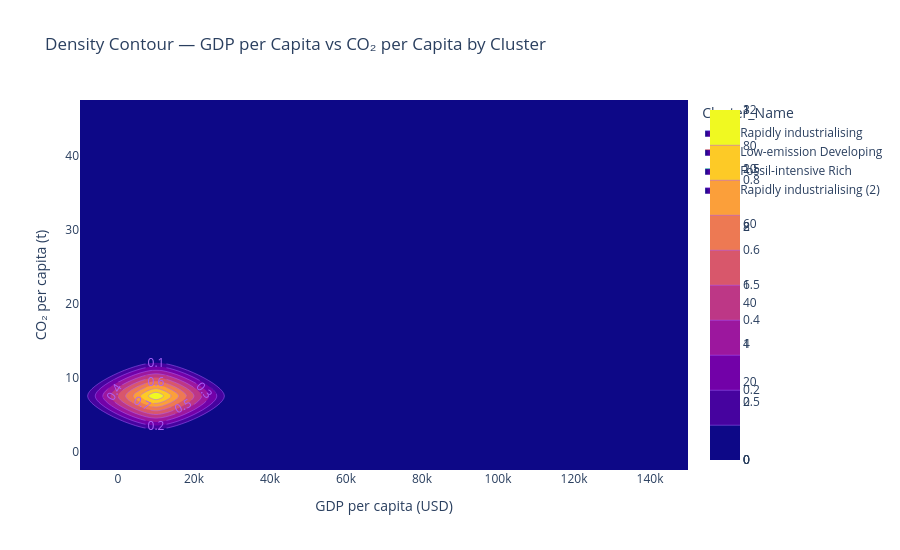

Notebook cell for this chart:
### Code cell
section("Density contour — CO₂ per capita vs GDP per capita")

plot_data = snap_clean.dropna(subset=["gdp_per_capita","co2_per_capita"])

fig = px.density_contour(
    plot_data, x="gdp_per_capita", y="co2_per_capita",
    color="Cluster_Name",
    title="Density Contour — GDP per Capita vs CO₂ per Capita by Cluster",
    labels={"gdp_per_capita": "GDP per capita (USD)", "co2_per_capita": "CO₂ per capita (t)"}
)
fig.update_traces(contours_coloring="fill", contours_showlabels=True)
fig.update_layout(height=550)
fig.show()

### Figure 1 — Plotly figure (JSON) as saved in the notebook; plotly's stock layout.template omitted (floating-point values rounded to 4 significant figures)
{"data": [{"contours": {"coloring": "fill", "showlabels": true}, "hovertemplate": "Cluster_Name=Rapidly industrialising<br>GDP per capita (USD)=%{x}<br>CO₂ per capita (t)=%{y}<br>count=%{z}<extra></extra>", "legendgroup": "Rapidly industrialising", "line": {"color": "#636efa"}, "name": "Rapidly industrialising", "showlegend": true, "type": "histogram2dcontour", "x": [1314.0, 12790.0, 4444.0, 13790.0, 5066.0, 12070.0, 2419.0, 6472.0, 16100.0, 15160.0, 1658.0, 688.9, 3787.0, 2994.0, 8179.0, 736.0, 1307.0, 14360.0, 2016.0, 3924.0, 15810.0, 3996.0, 7609.0, 25730.0, 891.8, 2986.0, 10100.0, 17020.0, 9820.0, 12970.0, 9438.0, 11200.0, 7872.0, 2153.0, 14820.0, 1766.0, 4387.0, 8193.0, 1685.0, 1548.0, 1526.0, 4753.0, 7350.0, 12550.0, 11970.0, 7051.0, 8820.0, 3509.0, 4558.0, 7270.0, 8485.0, 2083.0, 787.5, 1268.0, 1287.0, 1324.0, 3215.0, 21150.0, 15810.0, 7838.0, 8349.0, 962.8, 5414.0, 7564.0, 3229.0, 4868.0, 978.9, 5084.0, 5412.0, 4538.0, 9634.0, 10210.0, 8905.0, 26330.0, 2085.0, 9783.0, 3646.0, 2941.0, 1411.0, 32800.0, 11160.0, 2331.0, 4964.0, 3063.0, 15670.0, 1768.0, 10680.0, 27410.0, 2156.0, 7532.0, 20370.0, 11260.0, 8365.0, 1592.0, 3398.0, 1612.0], "xaxis": "x", "xbingroup": "x", "y": [0.2538, 1.592, 0.5895, 2.499, 0.6241, 4.833, 0.4194, 2.313, 2.96, 2.278, 0.2763, 0.06525, 1.241, 0.3307, 1.131, 0.07404, 0.1395, 1.752, 0.6365, 1.396, 1.708, 0.4643, 2.226, 5.374, 0.05403, 0.4826, 2.58, 2.899, 2.535, 2.217, 1.416, 3.704, 0.8405, 0.1351, 2.126, 0.2909, 0.6106, 1.08, 0.2729, 0.1554, 0.2523, 1.187, 2.201, 2.865, 5.074, 2.959, 2.01, 0.3761, 1.638, 3.14, 2.696, 1.1, 0.1531, 0.1417, 0.08688, 0.2851, 1.013, 3.677, 3.523, 1.755, 1.814, 0.2487, 0.5799, 1.145, 0.6332, 0.8141, 0.1173, 0.5837, 0.7156, 0.8698, 1.145, 2.053, 1.51, 3.605, 0.1426, 2.987, 0.6019, 0.7616, 0.166, 6.018, 0.9014, 1.288, 1.014, 0.292, 3.736, 0.3276, 2.661, 5.865, 0.1266, 3.764, 2.354, 3.829, 3.673, 0.2494, 0.565, 0.8237], "yaxis": "y", "ybingroup": "y"}, {"contours": {"coloring": "fill", "showlabels": true}, "hovertemplate": "Cluster_Name=Low-emission Developing<br>GDP per capita (USD)=%{x}<br>CO₂ per capita (t)=%{y}<br>count=%{z}<extra></extra>", "legendgroup": "Low-emission Developing", "line": {"color": "#EF553B"}, "name": "Low-emission Developing", "showlegend": true, "type": "histogram2dcontour", "x": [13100.0, 18830.0, 44000.0, 17030.0, 19160.0, 42060.0, 14690.0, 20270.0, 22930.0, 26180.0, 32130.0, 50730.0, 29630.0, 40610.0, 40310.0, 18590.0, 46500.0, 25340.0, 47780.0, 29470.0, 17560.0, 60350.0, 36990.0, 35830.0, 38200.0, 25140.0, 27240.0, 12660.0, 30110.0, 55300.0, 25290.0, 34640.0, 13230.0, 20780.0, 49130.0, 39090.0, 1538.0, 15630.0, 21530.0, 32070.0, 28390.0, 25630.0, 17200.0, 24320.0, 27470.0, 11600.0, 41280.0, 33980.0, 47120.0, 63620.0, 53280.0, 13490.0, 38360.0, 5305.0], "xaxis": "x", "xbingroup": "x", "y": [4.234, 3.743, 6.18, 3.853, 6.163, 7.28, 6.139, 4.679, 3.983, 4.765, 7.044, 4.746, 6.105, 5.301, 3.969, 3.095, 6.769, 5.311, 4.494, 4.136, 8.656, 6.339, 5.607, 5.088, 7.772, 13.94, 3.452, 8.842, 4.387, 10.46, 8.162, 3.204, 12.86, 3.722, 6.297, 6.229, 2.36, 3.631, 2.805, 7.08, 3.409, 12.29, 6.238, 5.003, 5.283, 6.872, 11.29, 4.599, 3.592, 3.595, 11.3, 10.81, 4.526, 4.085], "yaxis": "y", "ybingroup": "y"}, {"contours": {"coloring": "fill", "showlabels": true}, "hovertemplate": "Cluster_Name=Fossil-intensive Rich<br>GDP per capita (USD)=%{x}<br>CO₂ per capita (t)=%{y}<br>count=%{z}<extra></extra>", "legendgroup": "Fossil-intensive Rich", "line": {"color": "#00cc96"}, "name": "Fossil-intensive Rich", "showlegend": true, "type": "histogram2dcontour", "x": [51310.0, 38320.0, 45370.0, 42120.0, 47710.0, 88390.0, 37490.0, 132000.0, 56690.0, 81740.0, 25080.0, 76130.0, 57080.0], "xaxis": "x", "xbingroup": "x", "y": [14.48, 24.27, 13.42, 9.667, 26.25, 6.668, 15.65, 41.27, 20.38, 9.245, 22.93, 20.13, 14.2], "yaxis": "y", "ybingroup": "y"}, {"contours": {"coloring": "fill", "showlabels": true}, "hovertemplate": "Cluster_Name=Rapidly industrialising (2)<br>GDP per capita (USD)=%{x}<br>CO₂ per capita (t)=%{y}<br>count=%{z}<extra></extra>", "legendgroup": "Rapidly industrialising (2)", "line": {"color": "#ab63fa"}, "name": "Rapidly industrialising (2)", "showlegend": true, "type": "histogram2dcontour", "x": [18920.0], "xaxis": "x", "xbingroup": "x", "y": [8.658], "yaxis": "y", "ybingroup": "y"}], "layout": {"height": 550, "legend": {"title": {"text": "Cluster_Name"}, "tracegroupgap": 0}, "title": {"text": "Density Contour — GDP per Capita vs CO₂ per Capita by Cluster"}, "xaxis": {"anchor": "y", "domain": [0, 1], "title": {"text": "GDP per capita (USD)"}}, "yaxis": {"anchor": "x", "domain": [0, 1], "title": {"text": "CO₂ per capita (t)"}}}}
